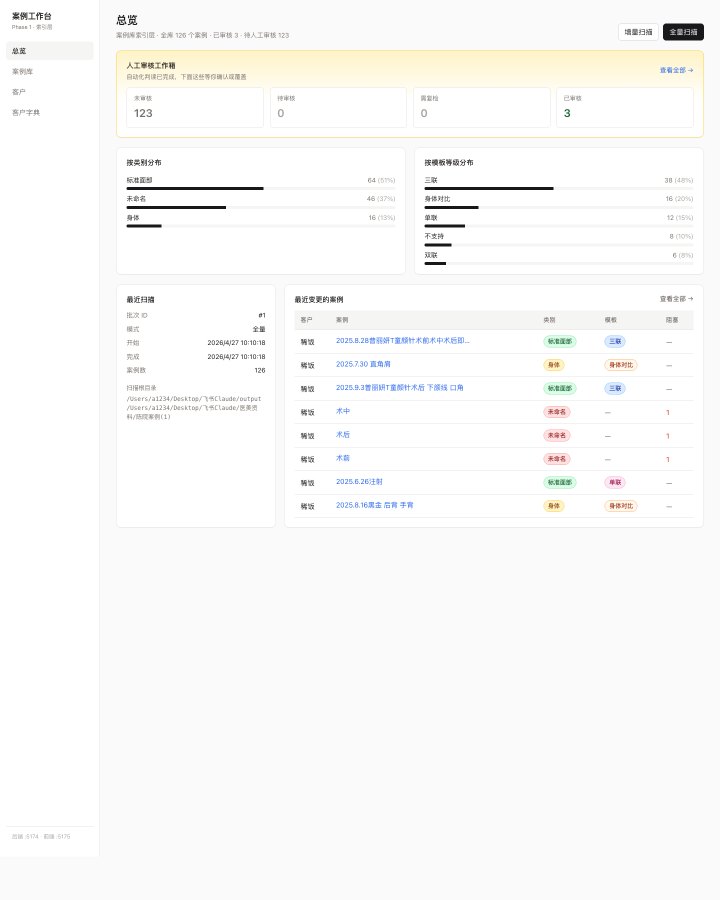
#> input picture figma-export/01-dashboard.png, 1440 x 1800 px (shown at 1/2 size)
$ python -i render_pixel_metrics.py   (imports and definitions only)
#> lines starting #> are read from the running program, lines starting #| are printed output that depends on the picture; after the words box and inside, x2 and y2 are one past the last pixel; in counts of white or black regions, pixels touching at a corner belong together
"""Deterministic pixel telemetry for rendered delivery boards.

The metrics here are signal-only: they may lower a render quality score and
surface flags, but they never publish, unhold, or bypass the D6 delivery gate.
"""
from __future__ import annotations

import math
from pathlib import Path
from typing import Any

from PIL import Image, ImageFilter, ImageStat

try:  # numpy is an optional accelerator in local envs, not a runtime contract.
    import numpy as np  # type: ignore
except ImportError:  # pragma: no cover - exercised by monkeypatch/ad hoc smoke
    np = None  # type: ignore[assignment]


DOWNSCALE_LONG_EDGE = 1024
LETTERBOX_STD_THRESH = 8.0
LETTERBOX_MEAN_DELTA = 6.0
LETTERBOX_FLAG_RATIO = 0.12
CELL_UNDERFILL_RATIO = 0.55
BG_DELTA_FLAG = 25.0
MASK_WHITENESS_FLAG = 0.30
MASK_EDGE_HALO_FLAG = 0.06
MASK_EDGE_HALO_PENALTY_SCALE = 500.0
MASK_EDGE_HALO_MIN_BOUNDARY = 500
BLANK_AREA_FLAG = 0.35
CV_PENALTY_CAP = 30.0
PHOTO_PANEL_DARK_LUMA_THRESH = 36
PHOTO_PANEL_MIN_AREA_RATIO = 0.012
POSTOP_SKIN_R_MINUS_G_MIN = 14.0
POSTOP_SKIN_R_MINUS_B_MIN = 32.0
POSTOP_SKIN_WARMTH_DROP_MIN = 6.0
POSTOP_SKIN_CAST_PENALTY = 10.0
SIDE_SCALE_SKIN_HEIGHT_RATIO_MAX = 1.28
SIDE_SCALE_SKIN_AREA_RATIO_MAX = 1.35
SIDE_SCALE_FOREGROUND_WIDTH_RATIO_MAX = 1.18
SIDE_SCALE_MISMATCH_PENALTY = 12.0

_TILE_SIZE = 8
_EDGE_MAX_SIDE = 256


def compute_pixel_metrics(board_path: str | None, *, has_closeup_section: bool = False) -> dict[str, Any]:
    """Compute low-cost CV telemetry for a rendered board image.

    Failure is fail-open on the signal side: unavailable metrics contribute no
    penalty and no flags. D6 remains the delivery recall gate.

    has_closeup_section: manifest 带 G3 纹类近景对比区（板尾追加行，非配对行），
    side 尺度检测需把板尾行剔除。
    """
#> called with board_path = '../figma-export/01-dashboard.png', has_closeup_section = False
    if not board_path:
        return _unavailable("missing_path")
    path = Path(str(board_path))
    if not path.is_file():
        return _unavailable("missing_file")
    try:
        with Image.open(path) as opened:
#> opened is the input picture: PIL image 1440x1800 RGB; mean R, G, B 250, 249.8, 248.8
            image = opened.convert("RGB")
        if max(image.size) > DOWNSCALE_LONG_EDGE:
            image.thumbnail((DOWNSCALE_LONG_EDGE, DOWNSCALE_LONG_EDGE), Image.Resampling.BILINEAR)
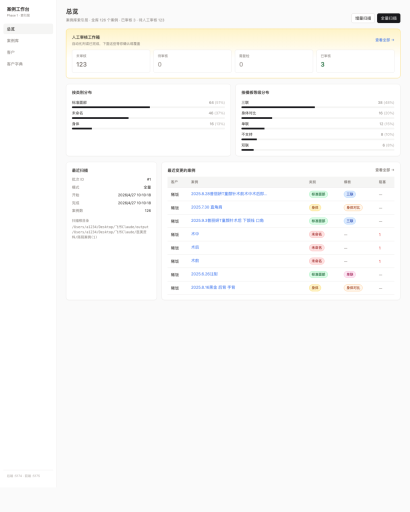
#> image: PIL image 819x1024 RGB (shown at 1/2 size); mean R, G, B 250, 249.8, 248.8

        board_w, board_h = image.size
        edge_bands = _scan_uniform_edge_bands(image.convert("L"))
        letterbox_ratio = _edge_area_ratio(board_w, board_h, edge_bands)
        cell_boxes, inferred = _cell_boxes(board_w, board_h)
        photo_boxes = _photo_panel_boxes(image)
        cutout_boxes = photo_boxes or cell_boxes
        postop_skin_cast = _postop_skin_cast_metrics(image, photo_boxes)
        side_scale_mismatch = _side_scale_mismatch_metrics(image, photo_boxes, has_closeup_section=has_closeup_section)

        cell_fill_ratios = [_cell_fill_ratio(image.crop(box)) for box in cell_boxes]
        min_cell_fill_ratio = min(cell_fill_ratios) if cell_fill_ratios else 1.0
        max_bg_color_delta = _max_bg_color_delta(image, board_w, board_h)
        max_mask_edge_whiteness = max((_mask_edge_whiteness(image.crop(box)) for box in cutout_boxes), default=0.0)
        mask_edge_halo = _max_mask_edge_halo(image, cutout_boxes)
        max_mask_edge_halo_score = float(mask_edge_halo.get("score") or 0.0)
        blank_area_ratio = _blank_area_ratio(image, edge_bands, content_boxes=photo_boxes)

        flags: list[str] = []
        penalty = 0.0
        if letterbox_ratio > LETTERBOX_FLAG_RATIO:
            flags.append("bg_letterbox")
            penalty += min((letterbox_ratio - LETTERBOX_FLAG_RATIO) * 100.0, 18.0)
        if min_cell_fill_ratio < CELL_UNDERFILL_RATIO:
            flags.append("cell_underfill")
            penalty += min((CELL_UNDERFILL_RATIO - min_cell_fill_ratio) * 60.0, 18.0)
        if max_bg_color_delta > BG_DELTA_FLAG:
            flags.append("bg_mismatch")
            penalty += min((max_bg_color_delta - BG_DELTA_FLAG) * 0.5, 15.0)
        if max_mask_edge_whiteness > MASK_WHITENESS_FLAG:
            flags.append("cutout_artifact")
            penalty += min((max_mask_edge_whiteness - MASK_WHITENESS_FLAG) * 40.0, 15.0)
        if max_mask_edge_halo_score > MASK_EDGE_HALO_FLAG:
            if "cutout_artifact" not in flags:
                flags.append("cutout_artifact")
            penalty += min((max_mask_edge_halo_score - MASK_EDGE_HALO_FLAG) * MASK_EDGE_HALO_PENALTY_SCALE, 15.0)
        if blank_area_ratio > BLANK_AREA_FLAG:
            flags.append("blank_region")
            penalty += min((blank_area_ratio - BLANK_AREA_FLAG) * 40.0, 12.0)
        if postop_skin_cast.get("flagged"):
            flags.append("postop_cyan_cast")
            penalty += POSTOP_SKIN_CAST_PENALTY
        if side_scale_mismatch.get("flagged"):
            flags.append("side_scale_mismatch")
            penalty += SIDE_SCALE_MISMATCH_PENALTY

        return {
            "available": True,
            "board_w": int(board_w),
            "board_h": int(board_h),
            "letterbox_ratio": round(float(letterbox_ratio), 4),
            "min_cell_fill_ratio": round(float(min_cell_fill_ratio), 4),
            "max_bg_color_delta": round(float(max_bg_color_delta), 2),
            "max_mask_edge_whiteness": round(float(max_mask_edge_whiteness), 4),
            "max_mask_edge_halo_score": round(float(max_mask_edge_halo_score), 4),
            "mask_edge_halo": mask_edge_halo,
            "blank_area_ratio": round(float(blank_area_ratio), 4),
            "flags": flags,
            "cv_penalty": round(min(max(penalty, 0.0), CV_PENALTY_CAP), 1),
            "postop_skin_cast": postop_skin_cast,
            "side_scale_mismatch": side_scale_mismatch,
            "cell_grid": {"rows": len(cell_boxes) // 2 if cell_boxes else 1, "cols": 2, "inferred": inferred},
            "photo_panel_count": len(photo_boxes),
            "numpy_available": np is not None,
        }
    except (OSError, ValueError) as exc:
        return _unavailable(type(exc).__name__)
    except Exception as exc:  # noqa: BLE001 - telemetry must not crash render quality
        return _unavailable(type(exc).__name__)


# [7 lines left out: function _unavailable, not called in this run]


def _cell_boxes(width: int, height: int) -> tuple[list[tuple[int, int, int, int]], bool]:
    rows = _infer_row_count(width, height)
    row_edges = [round(height * idx / rows) for idx in range(rows + 1)]
    boxes: list[tuple[int, int, int, int]] = []
    mid = width // 2
    for idx in range(rows):
        top = row_edges[idx]
        bottom = max(top + 1, row_edges[idx + 1])
        boxes.append((0, top, mid, bottom))
        boxes.append((mid, top, width, bottom))
    return boxes, True


def _infer_row_count(width: int, height: int) -> int:
    if width <= 0:
        return 1
    ratio = height / float(width)
    if ratio < 0.95:
        return 1
    if ratio < 1.55:
        return 2
    return 3


def _scan_uniform_edge_bands(gray: Image.Image) -> dict[str, int]:
    width, height = gray.size
    return {
        "top": _scan_rows(gray, from_start=True),
        "bottom": _scan_rows(gray, from_start=False),
        "left": _scan_cols(gray, from_start=True),
        "right": _scan_cols(gray, from_start=False),
    }


def _scan_rows(gray: Image.Image, *, from_start: bool) -> int:
#> called with from_start = True
    width, height = gray.size
    if height <= 0 or width <= 0:
        return 0
    first = 0 if from_start else height - 1
    baseline = _line_stats(gray.crop((0, first, width, first + 1)))[0]
#> baseline = 250.7
    count = 0
    indices = range(height) if from_start else range(height - 1, -1, -1)
    for y in indices:
        mean, stddev = _line_stats(gray.crop((0, y, width, y + 1)))
        if stddev < LETTERBOX_STD_THRESH and abs(mean - baseline) < LETTERBOX_MEAN_DELTA:
            count += 1
        else:
            break
#> this loop made 15 passes
#> (mean, stddev) on passes 1 to 8: (250.7, 1.76), (250.7, 1.76), (250.7, 1.76), (250.7, 1.76), (250.7, 1.76), (250.7, 1.76), (250.7, 1.76), (250.7, 1.76)
#> after the loop, count = 14
#> the loop in _scan_rows (call 2), `for y in indices:` made 424 passes
#> (mean, stddev) on passes 1 to 8: (250, 0), (250, 0), (250, 0), (250, 0), (250, 0), (250, 0), (250, 0), (250, 0)
    return count


def _scan_cols(gray: Image.Image, *, from_start: bool) -> int:
#> called with from_start = True
    width, height = gray.size
#> width = 819; height = 1024
    if height <= 0 or width <= 0:
        return 0
    first = 0 if from_start else width - 1
#> first = 0
    baseline = _line_stats(gray.crop((first, 0, first + 1, height)))[0]
#> baseline = 254.8
    count = 0
    indices = range(width) if from_start else range(width - 1, -1, -1)
    for x in indices:
        mean, stddev = _line_stats(gray.crop((x, 0, x + 1, height)))
        if stddev < LETTERBOX_STD_THRESH and abs(mean - baseline) < LETTERBOX_MEAN_DELTA:
            count += 1
        else:
            break
#> this loop made 15 passes
#> (mean, stddev) on passes 1 to 8: (254.8, 1.07), (254.8, 1.07), (254.8, 1.07), (254.8, 1.07), (254.8, 1.07), (254.8, 1.07), (254.7, 1.09), (254.6, 1.67)
#> after the loop, count = 14
#> the loop in _scan_cols (call 2), `for x in indices:` made 19 passes
#> in compute_pixel_metrics, `edge_bands = _scan_uniform_edge_bands(image.convert("L"))`: edge_bands = {'top': 14, 'bottom': 423, 'left': 14, 'right': 18}
    return count


def _line_stats(line: Image.Image) -> tuple[float, float]:
    stat = ImageStat.Stat(line)
    return float(stat.mean[0]), float(stat.stddev[0])


def _edge_area_ratio(width: int, height: int, bands: dict[str, int]) -> float:
#> called with width = 819, height = 1024
    top = min(max(int(bands.get("top") or 0), 0), height)
#> top = 14
    bottom = min(max(int(bands.get("bottom") or 0), 0), max(0, height - top))
#> bottom = 423
    remaining_h = max(0, height - top - bottom)
#> remaining_h = 587
    left = min(max(int(bands.get("left") or 0), 0), width)
#> left = 14
    right = min(max(int(bands.get("right") or 0), 0), max(0, width - left))
#> right = 18
    area = top * width + bottom * width + remaining_h * (left + right)
#> area = 376687
    total = max(1, width * height)
#> in compute_pixel_metrics, `letterbox_ratio = _edge_area_ratio(board_w, board_h, edge_bands)`: letterbox_ratio = 0.449
    return min(1.0, max(0.0, area / float(total)))


def _cell_fill_ratio(cell: Image.Image) -> float:
    cell = _crop_margin(cell, 0.03)
    width, height = cell.size
    if width <= 0 or height <= 0:
        return 1.0
    bands = _scan_uniform_edge_bands(cell.convert("L"))
    return 1.0 - _edge_area_ratio(width, height, bands)


def _max_bg_color_delta(image: Image.Image, width: int, height: int) -> float:
    rows = _infer_row_count(width, height)
    row_edges = [round(height * idx / rows) for idx in range(rows + 1)]
    mid = width // 2
    max_delta = 0.0
    for idx in range(rows):
        top = row_edges[idx]
        bottom = max(top + 1, row_edges[idx + 1])
        left = image.crop((0, top, mid, bottom))
        right = image.crop((mid, top, width, bottom))
        delta = _rgb_delta(_perimeter_mean_rgb(left), _perimeter_mean_rgb(right))
        max_delta = max(max_delta, delta)
    return max_delta


def _perimeter_mean_rgb(cell: Image.Image) -> tuple[float, float, float]:
    width, height = cell.size
    band_x = max(1, int(width * 0.15))
    band_y = max(1, int(height * 0.15))
    samples = [
        cell.crop((0, 0, width, band_y)),
        cell.crop((0, max(0, height - band_y), width, height)),
        cell.crop((0, 0, band_x, height)),
        cell.crop((max(0, width - band_x), 0, width, height)),
    ]
    means = [ImageStat.Stat(sample).mean[:3] for sample in samples if sample.size[0] > 0 and sample.size[1] > 0]
    if not means:
        return (0.0, 0.0, 0.0)
    return tuple(sum(float(item[idx]) for item in means) / len(means) for idx in range(3))  # type: ignore[return-value]


def _rgb_delta(left: tuple[float, float, float], right: tuple[float, float, float]) -> float:
    return math.sqrt(sum((left[idx] - right[idx]) ** 2 for idx in range(3)))


def _mask_edge_whiteness(cell: Image.Image) -> float:
    work = _crop_margin(cell, 0.05).convert("RGB")
    if max(work.size) > _EDGE_MAX_SIDE:
        work.thumbnail((_EDGE_MAX_SIDE, _EDGE_MAX_SIDE), Image.Resampling.BILINEAR)
    edges = work.convert("L").filter(ImageFilter.FIND_EDGES)
    hsv = work.convert("HSV")
    edge_data = list(edges.getdata())
    hsv_data = list(hsv.getdata())
    edge_count = 0
    white_edge_count = 0
    for edge, (_, saturation, value) in zip(edge_data, hsv_data, strict=False):
        if int(edge) <= 24:
            continue
        edge_count += 1
        if int(value) > 209 and int(saturation) < 46:
            white_edge_count += 1
    if edge_count < 20:
        return 0.0
    return white_edge_count / float(edge_count)


def _max_mask_edge_halo(
    image: Image.Image,
    boxes: list[tuple[int, int, int, int]],
) -> dict[str, Any]:
    best: dict[str, Any] = {
        "score": 0.0,
        "gray_ratio": 0.0,
        "cyan_ratio": 0.0,
        "boundary_count": 0,
        "box": None,
        "threshold": MASK_EDGE_HALO_FLAG,
    }
    if np is None:
        best["reason"] = "numpy_unavailable"
        return best
    for box in boxes:
        metrics = _mask_edge_halo(image.crop(box))
        if float(metrics.get("score") or 0.0) > float(best.get("score") or 0.0):
            best = {**metrics, "box": [int(value) for value in box], "threshold": MASK_EDGE_HALO_FLAG}
    return best


def _mask_edge_halo(cell: Image.Image) -> dict[str, Any]:
    """Detect gray/cyan matte residue where cutout subjects meet dark panels."""
    result: dict[str, Any] = {
        "score": 0.0,
        "gray_ratio": 0.0,
        "cyan_ratio": 0.0,
        "boundary_count": 0,
    }
    if np is None:
        result["reason"] = "numpy_unavailable"
        return result
    work = _crop_margin(cell, 0.05).convert("RGB")
    if max(work.size) > _EDGE_MAX_SIDE:
        work.thumbnail((_EDGE_MAX_SIDE, _EDGE_MAX_SIDE), Image.Resampling.BILINEAR)
    arr = np.asarray(work).astype("int16")
    if arr.size == 0:
        result["reason"] = "empty_crop"
        return result
    luma = (0.299 * arr[:, :, 0]) + (0.587 * arr[:, :, 1]) + (0.114 * arr[:, :, 2])
    dark = luma < 32
    if not bool(dark.any()):
        result["reason"] = "no_dark_panel"
        return result
    adjacent_dark = np.zeros(dark.shape, dtype=bool)
    adjacent_dark[1:, :] |= dark[:-1, :]
    adjacent_dark[:-1, :] |= dark[1:, :]
    adjacent_dark[:, 1:] |= dark[:, :-1]
    adjacent_dark[:, :-1] |= dark[:, 1:]
    boundary = (~dark) & adjacent_dark
    boundary_count = int(boundary.sum())
    result["boundary_count"] = boundary_count
    if boundary_count < MASK_EDGE_HALO_MIN_BOUNDARY:
        result["reason"] = "insufficient_boundary"
        return result
    red = arr[:, :, 0]
    green = arr[:, :, 1]
    blue = arr[:, :, 2]
    max_channel = arr.max(axis=2)
    min_channel = arr.min(axis=2)
    chroma = max_channel - min_channel
    gray_halo = boundary & (max_channel > 132) & (chroma < 38)
    cyan_halo = boundary & (blue > red + 18) & (blue > green + 8) & (blue > 95)
    gray_count = int(gray_halo.sum())
    cyan_count = int(cyan_halo.sum())
    gray_ratio = gray_count / float(boundary_count)
    cyan_ratio = cyan_count / float(boundary_count)
    score = gray_ratio + (2.0 * cyan_ratio)
    result.update({
        "score": round(float(score), 4),
        "gray_ratio": round(float(gray_ratio), 4),
        "cyan_ratio": round(float(cyan_ratio), 4),
        "gray_count": gray_count,
        "cyan_count": cyan_count,
        "reason": "ok",
    })
    return result


def _crop_margin(image: Image.Image, ratio: float) -> Image.Image:
    width, height = image.size
    mx = int(width * ratio)
    my = int(height * ratio)
    if mx <= 0 and my <= 0:
        return image
    if width - (2 * mx) < 4 or height - (2 * my) < 4:
        return image
    return image.crop((mx, my, width - mx, height - my))


def _blank_area_ratio(
    image: Image.Image,
    edge_bands: dict[str, int],
    *,
    content_boxes: list[tuple[int, int, int, int]] | None = None,
) -> float:
    width, height = image.size
    small_size = (128, max(1, round(128 * height / max(1, width))))
    small_rgb = image.convert("RGB").resize(small_size, Image.Resampling.BILINEAR)
    gray = small_rgb.convert("L")
    small_w, small_h = small_rgb.size
    if small_w <= 0 or small_h <= 0:
        return 0.0
    bg_rgb = _perimeter_mean_rgb(small_rgb)
    sx = small_w / float(max(1, width))
    sy = small_h / float(max(1, height))
    excluded = {
        "top": round((edge_bands.get("top") or 0) * sy),
        "bottom": small_h - round((edge_bands.get("bottom") or 0) * sy),
        "left": round((edge_bands.get("left") or 0) * sx),
        "right": small_w - round((edge_bands.get("right") or 0) * sx),
    }
    blank_area = 0
    measured_area = 0
    for y in range(0, small_h, _TILE_SIZE):
        for x in range(0, small_w, _TILE_SIZE):
            box = (x, y, min(small_w, x + _TILE_SIZE), min(small_h, y + _TILE_SIZE))
            area = (box[2] - box[0]) * (box[3] - box[1])
            if area <= 0 or _inside_outer_band(box, excluded):
                continue
            if content_boxes:
                original_box = (
                    round(box[0] / sx),
                    round(box[1] / sy),
                    round(box[2] / sx),
                    round(box[3] / sy),
                )
                if not _intersects_any(original_box, content_boxes):
                    continue
            measured_area += area
            tile_gray = gray.crop(box)
            tile_rgb = small_rgb.crop(box)
            tile_mean = tuple(float(value) for value in ImageStat.Stat(tile_rgb).mean[:3])
            if ImageStat.Stat(tile_gray).stddev[0] < LETTERBOX_STD_THRESH and _rgb_delta(tile_mean, bg_rgb) < 35.0:
                blank_area += area
    if measured_area <= 0:
        return 0.0
    return blank_area / float(measured_area)


def _photo_panel_boxes(image: Image.Image) -> list[tuple[int, int, int, int]]:
    """Detect dark photo panels so template gutters do not masquerade as artifacts."""
    if np is None:
        return []
    width, height = image.size
    if width <= 0 or height <= 0:
        return []
    gray = image.convert("L")
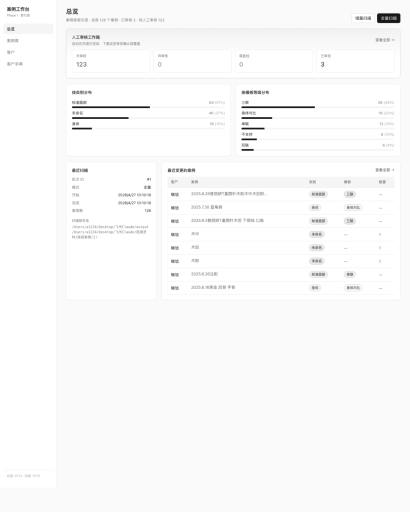
#> gray: PIL image 819x1024 L (shown at 1/2 size); min 24, max 255, mean 249.7
    arr = np.asarray(gray)
    dark = arr < PHOTO_PANEL_DARK_LUMA_THRESH
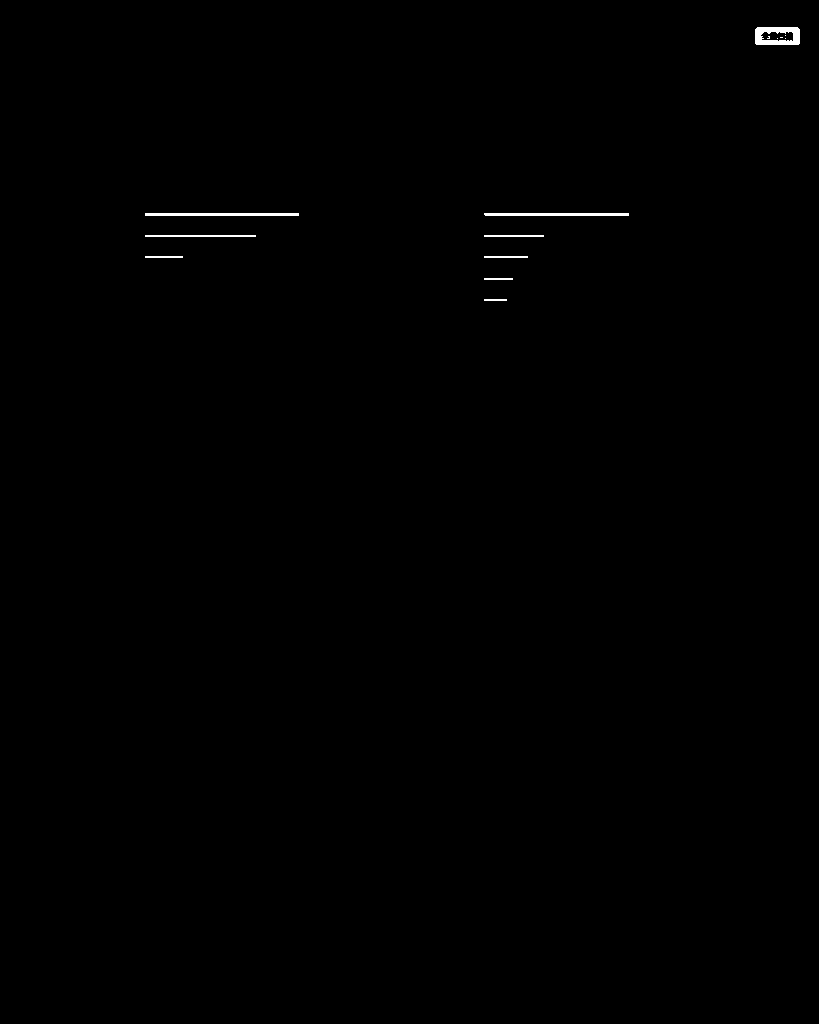
#> dark: shape (1024, 819) bool; 0.25% white; 14 white regions (5 under 20 px), largest, box (x1, y1, x2, y2) and area: (755, 27, 800, 45) 574, (145, 213, 299, 216) 462, (484, 213, 629, 216) 434
    row_dark_fraction = dark.mean(axis=1)
#> row_dark_fraction = 1024 values, max 0.365 at index 213, min 0 at index 0, mean 0.00249
#> (the rest of the program and of its run is left out)
